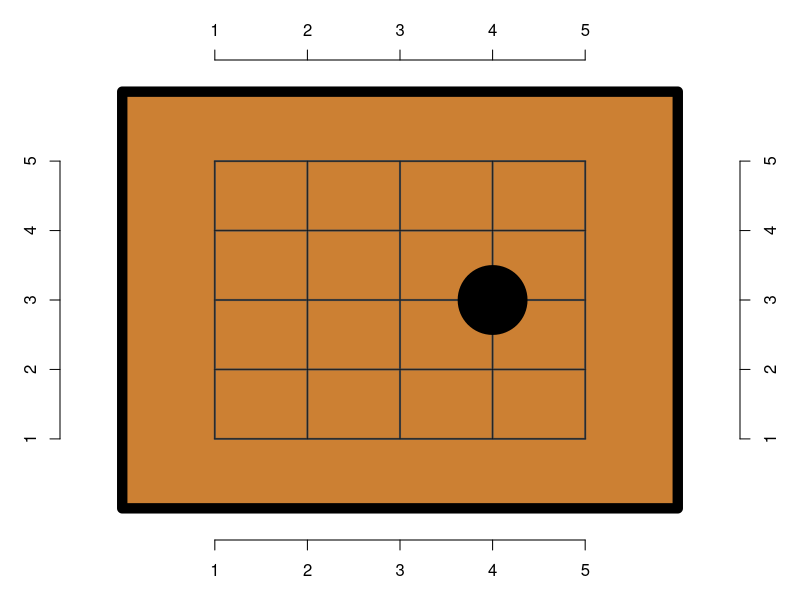

R code for this plot: (Note: a time limit stopped this script after it produced the figure.)
go.board.init = function(n, m = n){
    out = list("board"=matrix(0, n, m), "n"=n, "m"=m, "p"=max(n+1, m+1),
        "hoff"=ifelse(n > m, (n-m)/2, 0), "voff"=ifelse(m > n, (m-n)/2, 0))
    return (out)
    }

go.plot.init = function(x){
    # Initialize plot
    par(mar = rep(0, 4))
    plot(seq(-1, x$p+1), seq(-1, x$p+1), type='n', ax = FALSE, xlab = "", ylab = "")

    # Board color
    polygon(c(0, 0, x$p, x$p), c(0, x$p, x$p, 0), col=rgb(0.8, 0.5, 0.2), lwd=10)

    # Grid
    for (i in 1:x$n)
        lines(c(1+x$hoff, x$m+x$hoff), c(i+x$voff, i+x$voff), lwd=2, col='gray30')
    for (i in 1:x$m)
        lines(c(i+x$hoff, i+x$hoff), c(1+x$voff, x$n+x$voff), lwd=2, col='gray30')
    for (i in 1:x$n)
        lines(c(1+x$hoff, x$m+x$hoff), c(i+x$voff, i+x$voff), lwd=0.5)
    for (i in 1:x$m)
        lines(c(i+x$hoff, i+x$hoff), c(1+x$voff, x$n+x$voff), lwd=0.5)

    # Label axes
    axis(2, at = seq(1+x$voff, x$n+x$voff, by=1), labels = 1:x$n, line = -3)
    axis(4, at = seq(1+x$voff, x$n+x$voff, by=1), labels = 1:x$n, line = -3)
    axis(1, at = seq(1+x$hoff, x$m+x$hoff, by=1), labels = 1:x$m, line = -3)
    axis(3, at = seq(1+x$hoff, x$m+x$hoff, by=1), labels = 1:x$m, line = -3)

    # Other Markers (for identify())
#   points(-0.75, -0.75, cex = 5, lwd = 5, pch = 4, col='red')
#   points(x$p+0.75, -0.75, cex = 5, lwd = 5, pch = 1, col='darkgreen')
#   text(-0.25, x$p+0.75, "Pass", cex = 3)
    }

go.plot.add = function(where, x){
#   cex = 0.95*(100/(x$p-1) + 80*dnorm(x$p, 10, 10))
    cex = 0.6*(100/(x$p-1) + 80*dnorm(x$p, 10, 10))
    color = x$board[where]
    g = expand.grid(seq(1+x$voff, x$n+x$voff, by = 1), seq(1+x$hoff, x$m+x$hoff, by = 1))
    g = g[,c(2, 1)]
    if (color == 1)
        points(g[where,], col = 'black', pch=20, cex = cex)
    if (color == -1)
        points(g[where,], col = 'white', pch=20, cex = cex)
    }

go.plot.remove = function(where, x){

    cex = 0.65*(100/(x$p-1) + 80*dnorm(x$p, 10, 10))

    g = expand.grid(seq(1+x$voff, x$n+x$voff, by = 1), seq(1+x$hoff, x$m+x$hoff, by = 1))
    g = g[,c(2, 1)]

    # cover the piece with the board color
    points(g[where,], col = rgb(0.8, 0.5, 0.2), pch=20, cex = cex)

    # re-add the grid lines
    lines(rep(g[where,1], 2), g[where,2] + c(-0.5, 0.5), lwd=2, col = 'gray30')
    lines(g[where,1] + c(-0.5, 0.5), rep(g[where,2], 2), lwd=2, col = 'gray30')
    lines(rep(g[where,1], 2), g[where,2] + c(-0.5, 0.5), lwd=0.5)
    lines(g[where,1] + c(-0.5, 0.5), rep(g[where,2], 2), lwd=0.5)
    }

go.play = function(n, m = n, old_game, machine = 0){

    if (missing(old_game)){
        xglobal <<- go.board.init(n, m)
        go.plot.init(xglobal)
        # Black: turn == 1
        # White: turn == -1
        xglobal$turn <<- 1
    } else {
        xglobal <<- old_game
        go.plot.init(xglobal)
        for (b in which(xglobal$board != 0))
            go.plot.add(b, xglobal)
    }

    error.check = function(where){
        # No points clicked
        if (length(where) == 0){
            cat("    Click where to place piece then right clight to confirm.\n")
            return (TRUE)
            }

        # Too many points clicked
        if (length(where) > 2){
            cat("    Too many points clicked. Starting turn over.\n")
            return (TRUE)
            }


        # Cannot place in existing location
        if (xglobal$board[min(where)] != 0){
            cat("    Invalid move: piece already there\n")
            return (TRUE)
            }

        # All good, no errors
        return (FALSE)
        }

    capture.recurse = function(where){
        if (abort)
            return (0)

        checked[where] <<- 1
        h = c(where + xglobal$n, where - 1, where - xglobal$n, where + 1)

        # Set to NA those that aren't neighbors
        if ((where %% xglobal$n) == 0) # on lower edge
            h[4] = NA
        if ((where %% xglobal$n) == 1) # on upper edge
            h[2] = NA
        if (any(where == 1:xglobal$n)) # on left edge
            h[3] = NA
        if (any(where == (xglobal$n*xglobal$m-xglobal$n + 1):(xglobal$n*xglobal$m))) # on right edge
            h[1] = NA

        # Check to see if the piece is surrended on all possible sides (doesn't matter the owner)
        if (sum(xglobal$board[h[!is.na(h)]] != 0) != sum(!is.na(h))){
            abort <<- TRUE
            checked <<- rep(1, xglobal$n * xglobal$m)
            return (0)
            }

        for (i in h[!is.na(h)]){
            # capture.recurse() hasn't already been run, and
            # the neighbor is friendly
            if ((checked[i] == 0) && (xglobal$board[i] == -xglobal$turn))
                capture.recurse(i)
            }


        }

    capture = function(where, xglobal){
        # possible neighbors (right, down, left, up)
        h = c(where + xglobal$n, where - 1, where - xglobal$n, where + 1)

        # Set to NA those that aren't neighbors
        if ((where %% xglobal$n) == 0) # on lower edge
            h[4] = NA
        if ((where %% xglobal$n) == 1) # on upper edge
            h[2] = NA
        if (any(where == 1:xglobal$n)) # on left edge
            h[3] = NA
        if (any(where == (xglobal$n*xglobal$m-xglobal$n + 1):(xglobal$n*xglobal$m))) # on right edge
            h[1] = NA


        # Only need to check if a capture was made if an adjacent piece to
        # `where` is an enemy stone
        for (i in h[!is.na(h)][which(xglobal$board[h[!is.na(h)]] == -xglobal$turn)]){
            checked <<- double(xglobal$n * xglobal$m)
            abort <<- FALSE
            capture.recurse(i)

            # The recursion was never aborted, i.e. a capture of a group of pieces
            if (!abort){
                for (i in 1:(xglobal$n * xglobal$m)){
                    if (checked[i] == 1){
                        capture.made <<- TRUE
                        xglobal$board[i] <<- 0
                        go.plot.remove(i, xglobal)
                        }
                    }
                }
            }
        }

    cat("Starting the game.\n")
    cat("Left-click on a position for a stone to be placed.\n")
    cat("Right-click to confirm selection.\n")

    while (TRUE){
        g = expand.grid(seq(1+xglobal$voff, xglobal$n+xglobal$voff, by = 1),
                        seq(1+xglobal$hoff, xglobal$m+xglobal$hoff, by = 1))
        g = g[,c(2, 1)]

#       red x and green circle
#       g = rbind(g, c(-0.75, -0.75), c(xglobal$p + 0.75, -0.75))

        cat(ifelse(xglobal$turn == 1, "Black", "White"), "'s turn\n", sep="")
        if (!(machine == xglobal$turn)){
            (where = identify(g, offset = 0, plot = FALSE))
        } else {
            # Machine's turn
            machine_prob = rep(1, xglobal$n * xglobal$m) / (xglobal$n * xglobal$m)

            # Now how to make this probability vector better

            where = sample(xglobal$n * xglobal$m, 1, prob = machine_prob)
            }

        if (!error.check(where)){
            where = min(where)
            xglobal$board[where] <<- xglobal$turn

            capture.made <<- FALSE
            capture(where, xglobal)


            # Check to make sure a move won't result in immediate capture by enemy
            # This needs to be run after checking if the move results in a capture
            # of the enemy, so it's in the wrong place right now
            checked <<- double(xglobal$n * xglobal$m)
            abort <<- FALSE
            possible.error <<- FALSE
            xglobal$turn <<- -xglobal$turn # Temporarily change turns
            capture.recurse(where)
            xglobal$turn <<- -xglobal$turn
            if (!abort)
                possible.error <<- TRUE


            # A capture was made, proceed as normal
            if (capture.made){
                go.plot.add(where, xglobal)
                xglobal$turn <<- -xglobal$turn
            } else { # No capture
                if (!possible.error){ # Not being captured
                    go.plot.add(where, xglobal)
                    xglobal$turn <<- -xglobal$turn
                } else { # No capture AND the piece would have captured by an enemy
                    cat("    Invalid move: piece would be immediately captured\n")
                    xglobal$board[where] <<- 0
                    }
                }
            }
        }

    }

go.play(5, machine = 1)

# new = xglobal
#
# go.play(old_game = new)
